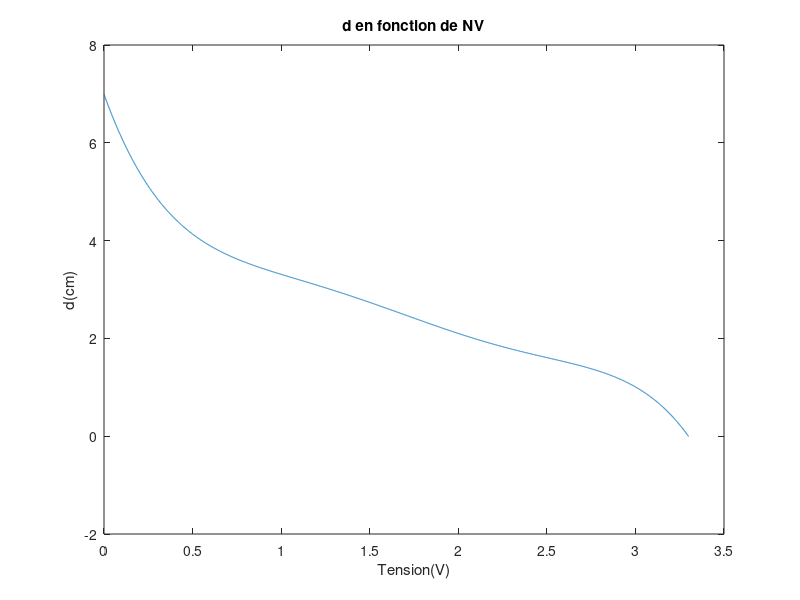
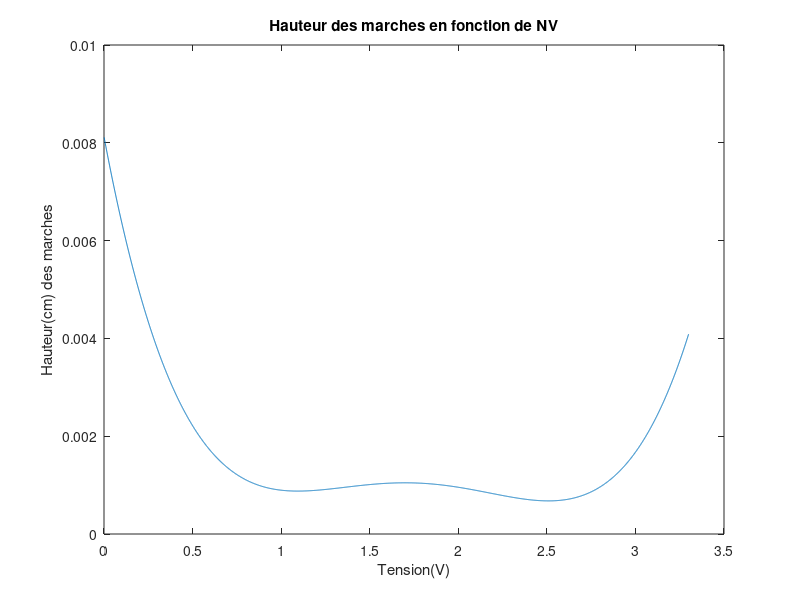

These figures' MATLAB source, in order:
close all
clear all
%On veut toute les valeurs possible sur 12bits
range = 0:(2^12 - 1);
range = range.* (3.3 / 4095);
poly = [-0.2566 2.2669 -7.5798 11.9577 -10.0720 6.9938];
distance = polyval(poly, range);
figure(1)
plot(range,distance);
title('d en fonction de NV')
ylabel('d(cm)')
xlabel('Tension(V)')
%On calcule chaque marche sur toute les valeurs
for i = 1:4095;
    step_size(i) = distance(i) - distance(i + 1);
end

x = range(2:end);
figure(2)
plot(x, step_size);
title('Hauteur des marches en fonction de NV')
ylabel('Hauteur(cm) des marches')
xlabel('Tension(V)')
